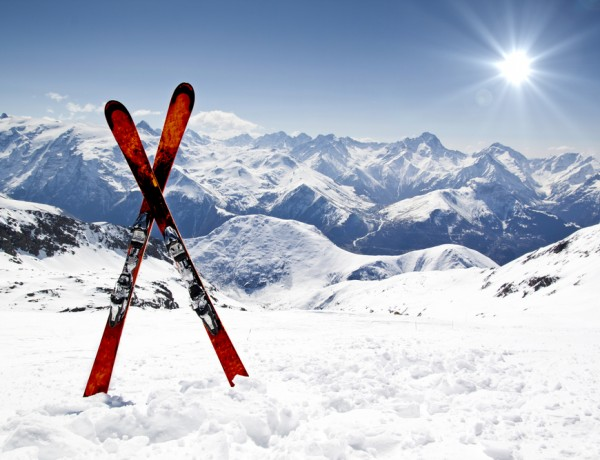
#> input picture unsupervised/ski.jpg, 600 x 460 px, found by its file name
$ jupyter execute --allow-errors example_image_segmentation.ipynb
#> lines starting #> are read from the running program, lines starting #| are printed output that depends on the picture
<a href="https://colab.research.google.com/github/BuczynskiRafal/ML/blob/main/unsupervised/example_image_segmentation.ipynb" target="_parent"></a>

# Import bibliotek

[cell 1]
import numpy as np
import pandas as pd
import cv2
from google.colab.patches import cv2_imshow

# Eksploracja

[cell 2]
img = cv2.imread('sample_data/ski.jpg')
#> img is the input picture: shape (460, 600, 3); mean B, G, R 201.7, 186.1, 178
img.shape
#> Out = (460, 600, 3)

[cell 3]
img

[cell 4]
cv2_imshow(img)

[cell 5]
# przygotowanie obrazu do modelu
# zamiana kształtu danych
img_data = img.reshape((-1, 3))
# zamiana na typ float
img_data = np.float32(img_data)
img_data.shape
print(img_data[:15])
#> (printed output is left out)

[cell 6]
# każda kolumna to jeden wymiar koloru
df = pd.DataFrame(data=img_data, columns=['dim1', 'dim2', 'dim3'])
#> df = table of 276000 rows and 3 columns
df.head(3)
#> Out = table of 3 rows and 3 columns

# KMeans

#> (a cell that did not finish here is left out)

#> (a cell that did not finish here is left out)

[cell 9]
def make_kmeans(n_neighbor=2, img_name='sample_data/ski.jpg'):

    # wczytanie zdjęcia
    img = cv2.imread(img_name)
    cv2_imshow(img)

    # przygotowanie zdjęcia
    img_data = img.reshape((-1, 3))
    img_data = np.float32(img_data)

    # kmeans
    _, label, center = cv2.kmeans(
        data=img_data,
        K=2,
        bestLabels=None,
        criteria=(cv2.TERM_CRITERIA_EPS + cv2.TERM_CRITERIA_MAX_ITER, 10, 1.0),
        attempts=10,
        flags=cv2.KMEANS_RANDOM_CENTERS)

    # przygotowanie do wyświetlenia
    center = np.uint8(center)
    res = center[label.flatten()]
    res = res.reshape((img.shape))
    cv2_imshow(res)

#> (the rest of this cell did not finish here and is left out)

#> (a cell that did not finish here is left out)

#> call 2 of make_kmeans, with n_neighbor = 3, img_name = 'sample_data/view.jpg'
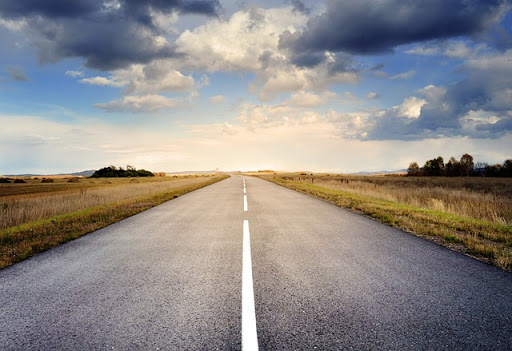
#> input picture unsupervised/view.jpg, 512 x 351 px, found by its file name
#> in make_kmeans, img is the input picture: shape (351, 512, 3); mean B, G, R 136.3, 138.2, 142.2

#> (a cell that did not finish here is left out)

#> call 3 of make_kmeans, with n_neighbor = 3, img_name = 'sample_data/green.jpg'
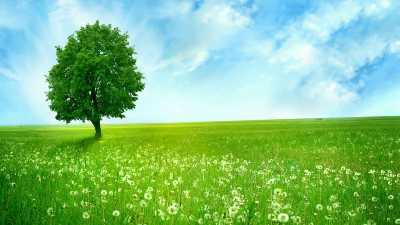
#> input picture unsupervised/green.jpg, 400 x 225 px, found by its file name
#> in make_kmeans, img is the input picture: shape (225, 400, 3); mean B, G, R 129.5, 190.2, 131.8
